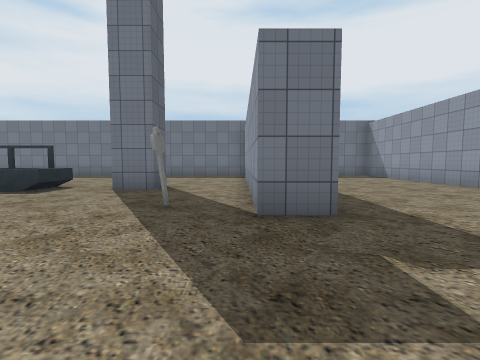
[1] (above)

19 first-person views from a walk through a 3-D level made in the Unity game engine. The camera is 1.2 m above the floor, tilts 4° down and sees 85° across. The floor is counted in squares, 2 m on a side. Each view is taken from the middle of a square. On the plan, view 1 faces up. The plan holds only what a view shows up to about 9 squares ahead; the rest is blank. The place goes on beyond the plan. The player is left out. Some animated figures are not drawn. Some surface patterns are stand-ins.

[2]
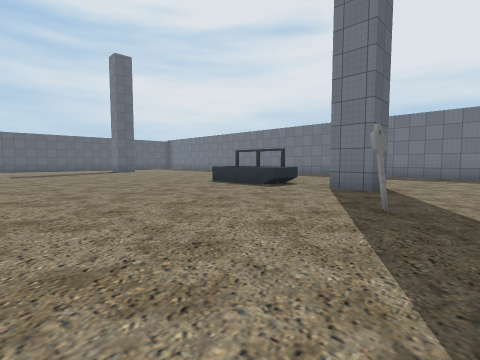

[3]
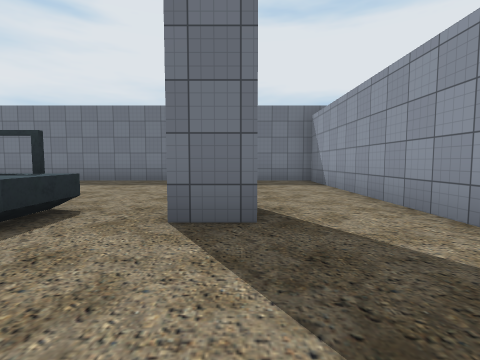

[4]
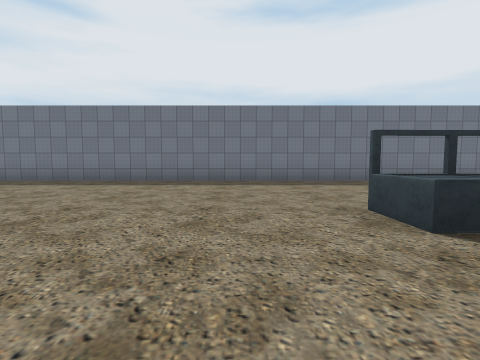

[5]
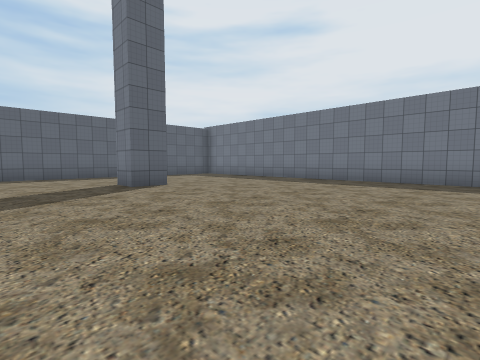

[6]
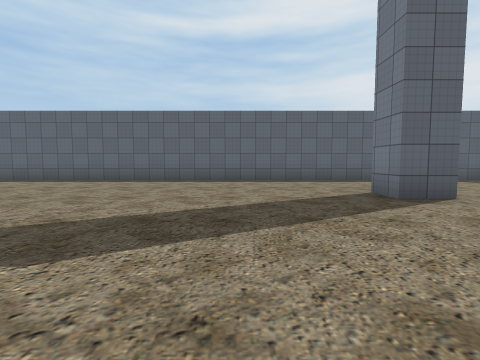

[7]
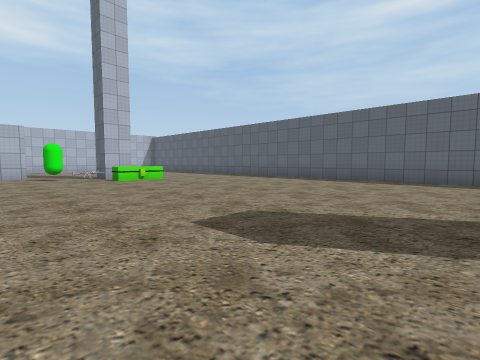

[8]
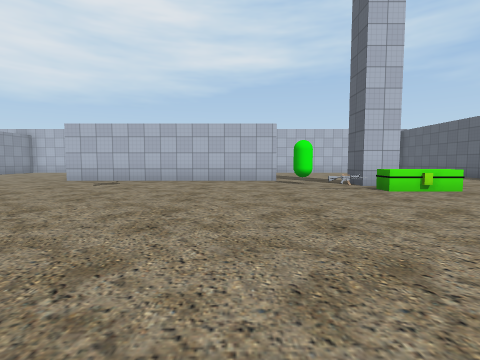

[9]
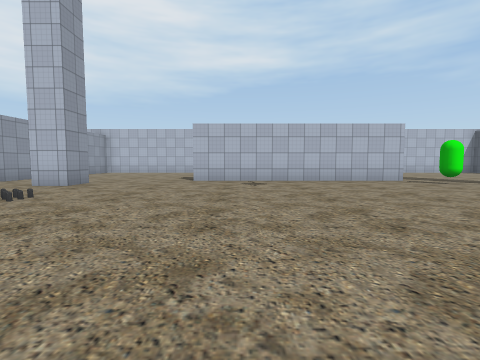

[10]
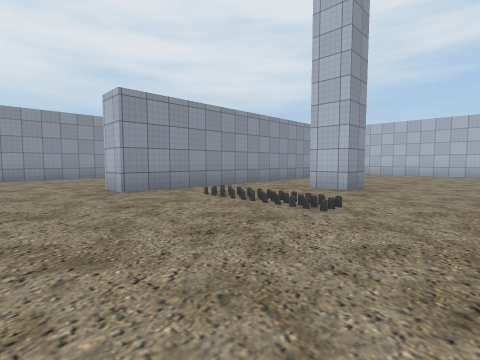

[11]
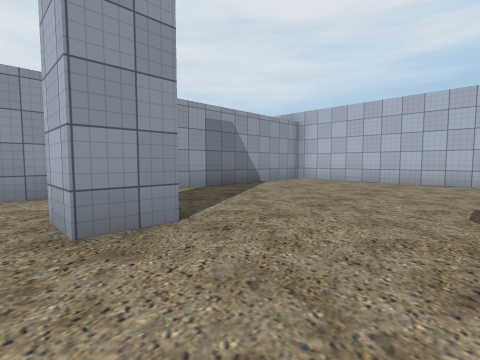

[12]
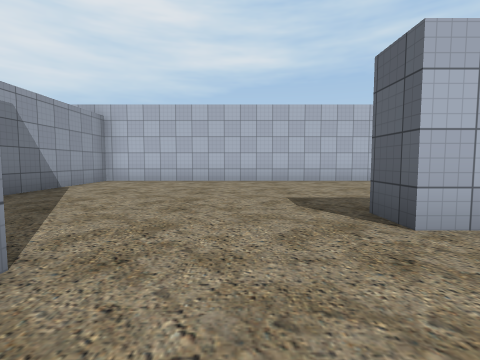

[13]
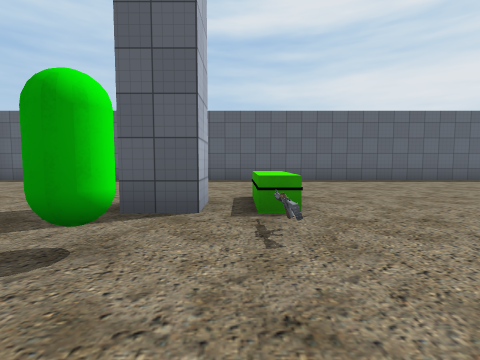

[14]
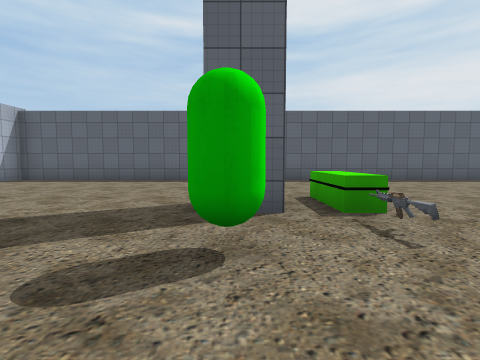

[15]
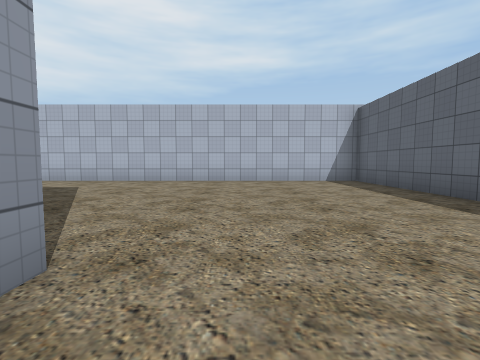

[16]
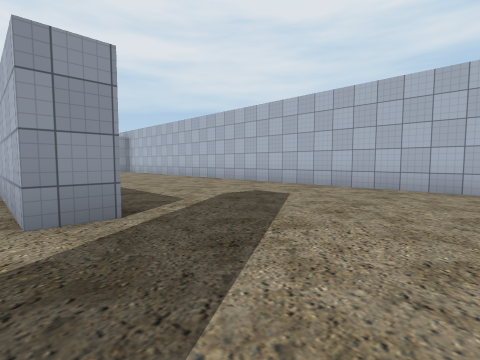

[17]
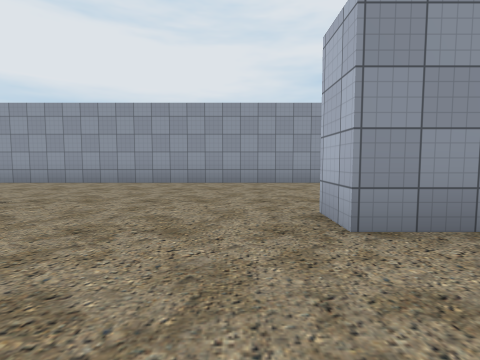

[18]
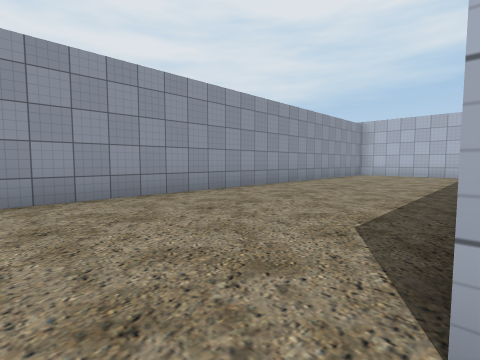

[19]
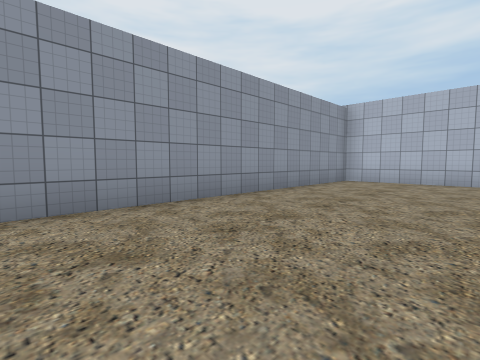

### Floor plan
Points are (right, up) in squares from view 1. A wall is a line through its corners. A room is listed if a view was taken in it or the views show most of it. See-through windows are left out.
Room 1 (views 1, 2, 3, 4, 5, 6, 7, 8, 9, 10, 11, 12, 13, 14, 15, 16, 17, 18, 19)
walls: (-2.7, -7.5) (-2.7, -6.5) (-1.8, -6.5); (1.1, 2.9) (0.2, 2.9) (0.2, 11.4) (-15.8, 11.4); (-1.8, 6.5) (-1.8, 5.6) (-2.8, 5.6); (-12.1, -9.1) (-12.1, -8.3) (-5.5, -8.3) (-5.5, -9.1); (-15, -6.5) (-14, -6.5) (-14, -7.5); (-15.2, 6.5) (-15.2, 5.6) (-16.1, 5.6); (-19.6, -8.6) (-19.6, -14.2) (0.2, -14.2) (0.2, -2.9) (1.1, -2.9); (-19.6, 7.4) (-19.6, -7.1); (2.2, -14.2) (5.5, -14.2) (5.5, 9); (-19.6, 11) (-19.6, 10.1)
objects: other object (-15, -6) to (-14, -6); other object (-13, -7); other object (-13, -6); other object (-6, 5) to (-4, 6); other object (-1, 3)

Where each view was taken, in squares from view 1:
view 1: 0 up, 0 right, facing up
view 2: 0 up, 0 right, facing up-left
view 3: 3 up, 2 left, facing up
view 4: 3 up, 8 left, facing up
view 5: 3 up, 9 left, facing up-left
view 6: 3 up, 11 left, facing left
view 7: 3 up, 11 left, facing down-left
view 8: 0 up, 11 left, facing down
view 9: 0 up, 7 left, facing down
view 10: 1 down, 5 left, facing down-right
view 11: 6 down, 5 left, facing down-right
view 12: 6 down, 4 left, facing down
view 13: 6 down, 11 left, facing left
view 14: 7 down, 11 left, facing left
view 15: 6 down, 16 left, facing down
view 16: 8 down, 15 left, facing down-right
view 17: 2 down, 2 left, facing right
view 18: 2 down, 1 right, facing down-right
view 19: 6 down, 2 right, facing down-right
